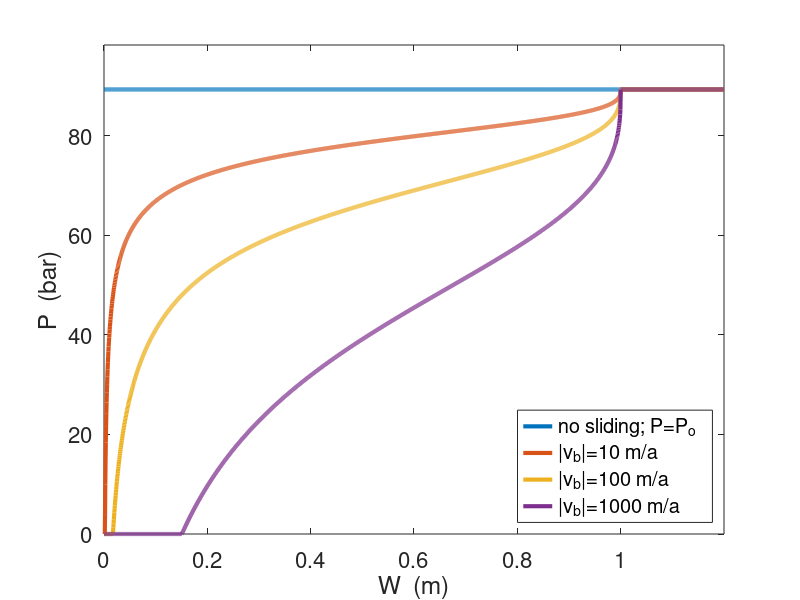

This figure's MATLAB source:
function plotpsteady;
% PLOTPSTEADY  Plot P = P(W) in steady state.

spera = 31556926.0;
rhoi  = 910.0;         % kg m-3
rhow  = 1028.0;        % kg m-3
g     = 9.81;          % m s-2

% major model parameters:
A  = 3.1689e-24;       % ice softness (Pa-3 s-1)
Wr = 1.0;              % m
c1 = 0.500;            % m-1
c2 = 0.040;            % [pure]
CC = c1 / (c2 * A)

h0 = 1000.0;         % m
Po = rhoi * g * h0;

W = 0.0:0.0005:1.2*Wr;

% four different amounts of sliding:
v0   = 100.0 / spera;  % m/s
Pno  = PofW(W,    0.0,Po,CC,Wr) / 1e5;
Plow = PofW(W, 0.1*v0,Po,CC,Wr) / 1e5;
Pmed = PofW(W, 1.0*v0,Po,CC,Wr) / 1e5;
Phgh = PofW(W,10.1*v0,Po,CC,Wr) / 1e5;

set(0,'defaultlinelinewidth',3.0)
set(0,'defaultaxesfontsize',16.0)

plot(W,Pno,W,Plow,W,Pmed,W,Phgh);
legend('no sliding; P=P_o  ','|v_b|=10 m/a','|v_b|=100 m/a','|v_b|=1000 m/a',...
       'location','southeast')
xlabel('W  (m)'), ylabel('P  (bar)')
axis([0 max(W) 0 1.1*Po/1e5])

  function P = PofW(W,vb,Po,CC,Wr)
    if CC*vb > 0
      frac = CC * vb * max(0.0, Wr - W(W>0)) ./ W(W>0);
      P(W>0) = max(0.0, Po - frac.^(1/3));
      P(W<=0)= 0;
    else
      P = Po * ones(size(W));
    end
  end

end

